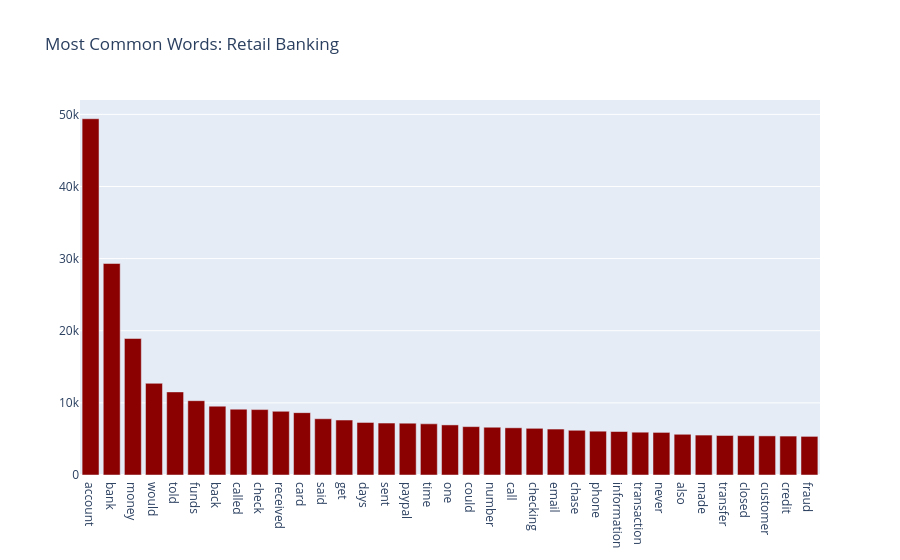

The notebook cell saved with this chart:
### Code cell
data = FreqDist(retail_banking_text_processed).most_common(35)
fig = go.Figure()
fig.add_trace(go.Bar(x= [data[i][0] for i in range(len(data))], y=[data[i][1] for i in range(len(data))]))
fig.update_traces(marker_color='darkred')
fig.update_layout(title = "Most Common Words: Retail Banking")
fig.show()

### Figure 1 — Plotly figure (JSON) as saved in the notebook; plotly's stock layout.template omitted (floating-point values rounded to 4 significant figures)
{"data": [{"marker": {"color": "darkred"}, "type": "bar", "x": ["account", "bank", "money", "would", "told", "funds", "back", "called", "check", "received", "card", "said", "get", "days", "sent", "paypal", "time", "one", "could", "number", "call", "checking", "email", "chase", "phone", "information", "transaction", "never", "also", "made", "transfer", "closed", "customer", "credit", "fraud"], "y": [49391, 29320, 18920, 12710, 11519, 10301, 9542, 9127, 9068, 8831, 8644, 7797, 7617, 7293, 7195, 7190, 7093, 6945, 6706, 6622, 6542, 6473, 6370, 6202, 6074, 6029, 5934, 5906, 5647, 5536, 5478, 5455, 5424, 5398, 5355]}], "layout": {"title": {"text": "Most Common Words: Retail Banking"}}}
